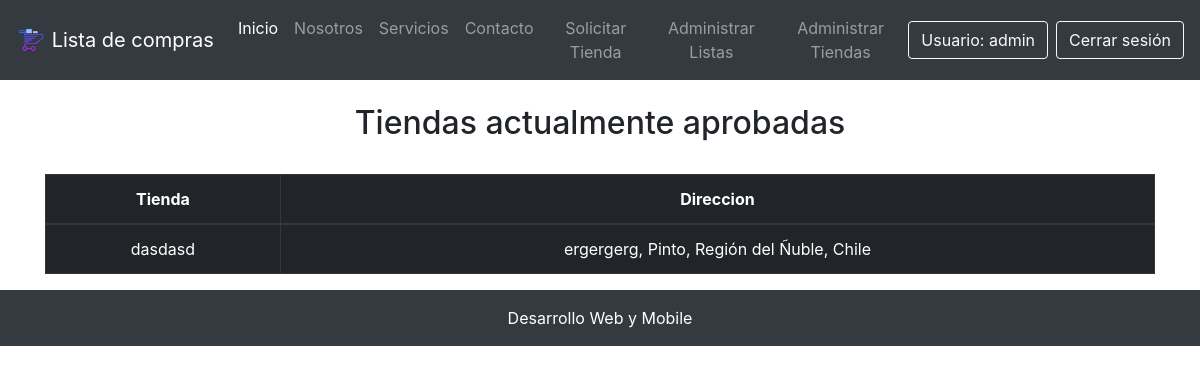
Screenshot of /lista_tiendas/ (signed in) with the database file from the repository.
### core/models.py (models this page shows, shortened)
class Tienda(models.Model):
    nombre = models.CharField(max_length=50)
    nombre_sucursal = models.CharField(max_length=50, verbose_name="Nombre Sucursal")
    direccion = models.CharField(max_length=50)
    comuna = models.ForeignKey(Comuna, on_delete=models.CASCADE)
    estado_tienda = models.ForeignKey(EstadoTienda, on_delete=models.CASCADE, verbose_name="Estado Tienda")

class Comuna(models.Model):
    nombre = models.CharField(max_length=60, unique=True)
    region = models.ForeignKey(Region, on_delete=models.CASCADE)
    def __str__(self):
        return self.nombre

class Region(models.Model):
    nombre = models.CharField(max_length=60, unique=True)
    class Meta:
        verbose_name = "Región"
        verbose_name_plural = "Regiones"

### core/views.py (the view)
# urls.py: path('lista_tiendas/', lista_tiendas, name="lista_tiendas"),
def lista_tiendas(request):
    tiendas = Tienda.objects.filter(estado_tienda=2)
    return render(request, 'core/lista_tiendas.html',{
        'tiendas':tiendas
    })

### core/templates/core/lista_tiendas.html
{% extends "core/base.html" %}
{% block contenido %}
<br>
<h2 class="text-center">Tiendas actualmente aprobadas</h2>
<br>
<div class="table-responsive container">
    <table class="table table-dark table-bordered table-hover table-condensed">
        <thead>
            <tr>
                <th class="text-center">Tienda</th>
                <th class="text-center">Direccion</th>
            </tr>
        </thead>
        <tbody>
            {% for t in tiendas %}
            <tr>
                <td class="text-center">{{ t.nombre}}</td>
                <td class="text-center">{{ t.direccion }}, {{ t.comuna }}, {{ t.comuna.region.nombre }}, Chile</td>
            </tr>
            {% endfor %}
        </tbody>
    </table>
</div>
{% endblock contenido %}

### core/templates/core/base.html (shortened to what this page needs)
<!DOCTYPE html>
<html lang="en">
{% load pwa %}
<head>
    {% load static %}
    <link rel="stylesheet" href="{% static 'core/css/estilos.css' %}">
    <link rel="stylesheet" href="https://stackpath.bootstrapcdn.com/bootstrap/4.1.3/css/bootstrap.min.css"
>
</head>
<body>
    <header>
        <nav class="navbar navbar-expand-lg navbar-dark bg-dark sticky-top">
            <a class="navbar-brand" href="{% url 'home' %}">
                <img src="{% static 'core/img/carrito_icon.png' %}" width="30" height="30" class="d-inline-block align-top"
                    alt="">
                Lista de compras
            </a>
            <div class="collapse navbar-collapse" id="navbarNavAltMarkup">
                <div class="navbar-nav mr-auto ml-auto text-center">
                    <a class="nav-item nav-link active" href="{% url 'home' %}">Inicio</a>
                    <a class="nav-item nav-link" href="#">Nosotros</a>
                    <a class="nav-item nav-link" href="#">Servicios</a>
                    <a class="nav-item nav-link" href="#">Contacto</a>
                    {% if request.user.is_authenticated %}
                        <a class="nav-item nav-link" href="{% url 'agregar_tienda' %}">Solicitar Tienda</a>
                        <a class="nav-item nav-link" href="{% url 'listado_listas' %}">Administrar Listas</a>
                        {% if request.user.is_staff %}
                            <a class="nav-item nav-link" href="{% url 'listar_solicitud' %}">Administrar Tiendas</a>
                        {% endif %}
                    {% endif %}
                </div>
                <div class="d-flex flex-row justify-content-center">
                    {% if request.user.is_authenticated %}
                    <a href="" class="btn btn-outline-light mr-2">Usuario: {{ request.user.username }}</a>
                    <a class="btn btn-outline-light" href="{% url 'logout' %}">Cerrar sesión</a>
                    {% else %}
                    <a class="btn btn-outline-light mr-2" href="{% url 'login' %}">Login</a>
                    <a class="btn btn-outline-light" href="{% url 'register' %}">Registrate</a>
                    {% endif %}
                </div>
            </div>
        </nav>
    </header>
    <div class="contenido">
        {% block contenido %}
        {% endblock contenido %}
    </div>
    <footer class="page-footer font-small">
        <p class="text-center py-3 p-3 mb-2 bg-dark text-white">Desarrollo Web y Mobile</p>
    </footer>
</body>
</html>

### core/static/core/css/estilos.css (style rules this page uses)
* { margin: 0; padding: 0; }

### rows the page displays
Tienda: nombre "dasdasd", direccion "ergergerg", comuna "Pinto", comuna.region.nombre "Región del Ñuble"

### other values shown
{{ request.user.username }} "admin"
